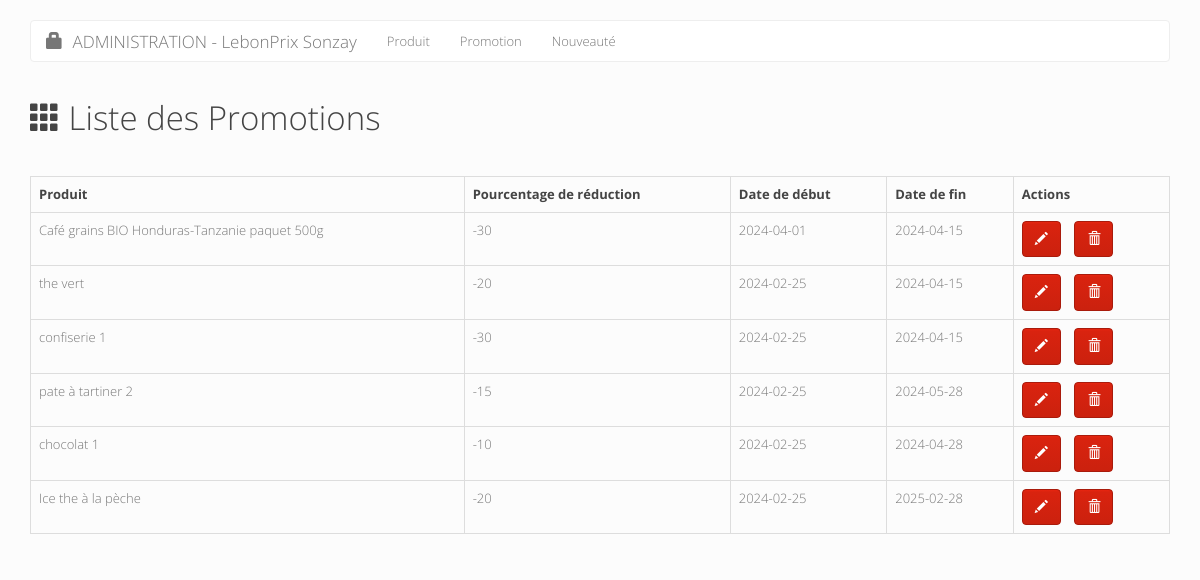
Page /BackOffice/promotion.php on the committed database.
### tables this page shows
CREATE TABLE `promotion` (
  `id_promotion` int(11) NOT NULL,
  `pourcentage_reduction` float NOT NULL,
  `date_debut` date NOT NULL,
  `date_fin` date NOT NULL,
  `id_produit` int(11) NOT NULL
);

CREATE TABLE `produit` (
  `id` int(11) NOT NULL,
  `nom_produit` varchar(50) NOT NULL,
  `description` varchar(300) NOT NULL,
  `ingredients` varchar(300) NOT NULL,
  `image` varchar(250) DEFAULT NULL,
  `prix` float NOT NULL,
  `categorie_id` int(11) DEFAULT NULL,
  `prix_sans_tva` float NOT NULL,
  `taux_tva` float NOT NULL,
  `quantite` int(11) NOT NULL
);

### BackOffice/promotion.php (the view, shortened to what this page needs)
<?php
    require_once('../template/header.php');
    require_once('config/connexionBD.php');
    $sql = "SELECT promotion.*, produit.nom_produit
            FROM promotion
            INNER JOIN produit ON promotion.id_produit = produit.id";
    $result = $bdd->query($sql);
    $promotions = $result->fetchAll(PDO::FETCH_OBJ);
?>
<h1>
    <span class="glyphicon glyphicon-th"></span>
    Liste des Promotions
</h1>
<table class="table table-bordered">
    <tr>
        <th>Produit</th>
        <th>Pourcentage de réduction</th>
        <th>Date de début</th>
        <th>Date de fin</th>
        <th>Actions</th>
    </tr>
    <?php
    foreach ($promotions as $p) {
        echo "
        <tr>
            <td>$p->nom_produit</td>
            <td>$p->pourcentage_reduction</td>
            <td>$p->date_debut</td>
            <td>$p->date_fin</td>
            <td class='actions'>
                <a href='promotion_update.php?id=$p->id_promotion' class='btn btn-primary'>
                    <span class='glyphicon glyphicon-pencil'></span>
                </a>
                &nbsp;&nbsp;
                <a href='promotion_delete.php?id=$p->id_promotion' class='btn btn-primary' onclick=\"return confirm('Supprimer définitivement la promotion ?');\">
                    <span class='glyphicon glyphicon-trash'></span>
                </a>
            </td>
        </tr>
        ";
    }
    ?>
</table>

### assets/css/styles.css (style rules this page uses)
body { padding-top: 20px; padding-bottom: 20px; }
section h1 { margin-bottom: 40px; }
section h1 span { font-size: 30px; }

### rows in the picture
promotion: id_produit.nom_produit "Café grains BIO Honduras-Tanzanie paquet 500g", pourcentage_reduction "-30", date_debut "2024-04-01", date_fin "2024-04-15"
promotion: id_produit.nom_produit "the vert", pourcentage_reduction "-20", date_debut "2024-02-25", date_fin "2024-04-15"
promotion: id_produit.nom_produit "confiserie 1", pourcentage_reduction "-30", date_debut "2024-02-25", date_fin "2024-04-15"
promotion: id_produit.nom_produit "pate à tartiner 2", pourcentage_reduction "-15", date_debut "2024-02-25", date_fin "2024-05-28"
promotion: id_produit.nom_produit "chocolat 1", pourcentage_reduction "-10", date_debut "2024-02-25", date_fin "2024-04-28"
promotion: id_produit.nom_produit "Ice the à la pèche", pourcentage_reduction "-20", date_debut "2024-02-25", date_fin "2025-02-28"
